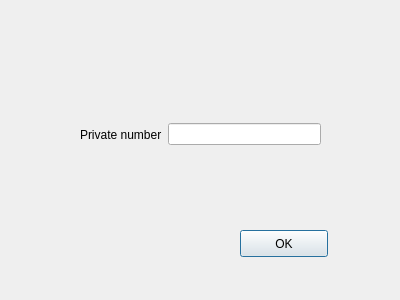
<?xml version="1.0" encoding="UTF-8"?>
<ui version="4.0">
 <class>count</class>
 <widget class="QDialog" name="count">
  <property name="geometry">
   <rect>
    <x>0</x>
    <y>0</y>
    <width>400</width>
    <height>300</height>
   </rect>
  </property>
  <property name="windowTitle">
   <string>Dialog</string>
  </property>
  <widget class="QPushButton" name="pushButton">
   <property name="geometry">
    <rect>
     <x>240</x>
     <y>230</y>
     <width>88</width>
     <height>27</height>
    </rect>
   </property>
   <property name="text">
    <string>OK</string>
   </property>
  </widget>
  <widget class="QWidget" name="">
   <property name="geometry">
    <rect>
     <x>80</x>
     <y>120</y>
     <width>241</width>
     <height>29</height>
    </rect>
   </property>
   <layout class="QHBoxLayout" name="horizontalLayout">
    <item>
     <widget class="QLabel" name="label">
      <property name="text">
       <string>Private number</string>
      </property>
     </widget>
    </item>
    <item>
     <widget class="QLineEdit" name="lineEdit"/>
    </item>
   </layout>
  </widget>
 </widget>
 <resources/>
 <connections/>
</ui>
